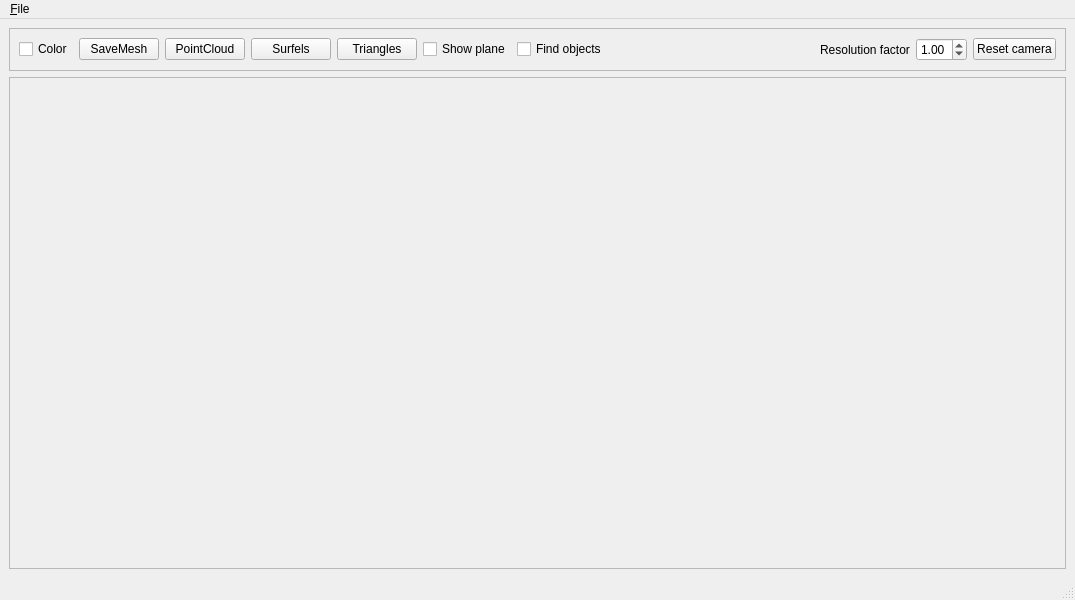
<?xml version="1.0" encoding="UTF-8"?>
<ui version="4.0">
 <class>View3DWindow</class>
 <widget class="QMainWindow" name="View3DWindow">
  <property name="geometry">
   <rect>
    <x>0</x>
    <y>0</y>
    <width>1075</width>
    <height>600</height>
   </rect>
  </property>
  <property name="windowTitle">
   <string>3D View</string>
  </property>
  <widget class="QWidget" name="centralwidget">
   <layout class="QVBoxLayout" name="verticalLayout">
    <item>
     <widget class="QFrame" name="frame">
      <property name="sizePolicy">
       <sizepolicy hsizetype="Preferred" vsizetype="Fixed">
        <horstretch>0</horstretch>
        <verstretch>0</verstretch>
       </sizepolicy>
      </property>
      <property name="frameShape">
       <enum>QFrame::StyledPanel</enum>
      </property>
      <property name="frameShadow">
       <enum>QFrame::Raised</enum>
      </property>
      <layout class="QHBoxLayout" name="horizontalLayout">
       <item>
        <widget class="QCheckBox" name="colorMappingCheckBox">
         <property name="text">
          <string>Color</string>
         </property>
        </widget>
       </item>
       <item>
        <widget class="QPushButton" name="saveMeshPushButton">
         <property name="text">
          <string>SaveMesh</string>
         </property>
        </widget>
       </item>
       <item>
        <widget class="QPushButton" name="pointCloudPushButton">
         <property name="text">
          <string>PointCloud</string>
         </property>
        </widget>
       </item>
       <item>
        <widget class="QPushButton" name="surfelsPushButton">
         <property name="text">
          <string>Surfels</string>
         </property>
        </widget>
       </item>
       <item>
        <widget class="QPushButton" name="trianglePushButton">
         <property name="text">
          <string>Triangles</string>
         </property>
        </widget>
       </item>
       <item>
        <widget class="QCheckBox" name="showPlaneCheckBox">
         <property name="text">
          <string>Show plane</string>
         </property>
        </widget>
       </item>
       <item>
        <widget class="QCheckBox" name="findObjectsCheckBox">
         <property name="text">
          <string>Find objects</string>
         </property>
        </widget>
       </item>
       <item>
        <spacer name="horizontalSpacer">
         <property name="orientation">
          <enum>Qt::Horizontal</enum>
         </property>
         <property name="sizeHint" stdset="0">
          <size>
           <width>40</width>
           <height>20</height>
          </size>
         </property>
        </spacer>
       </item>
       <item>
        <widget class="QLabel" name="label">
         <property name="text">
          <string>Resolution factor</string>
         </property>
        </widget>
       </item>
       <item>
        <widget class="QDoubleSpinBox" name="resolutionFactorSpinBox">
         <property name="minimum">
          <double>0.100000000000000</double>
         </property>
         <property name="maximum">
          <double>4.000000000000000</double>
         </property>
         <property name="singleStep">
          <double>0.100000000000000</double>
         </property>
         <property name="value">
          <double>1.000000000000000</double>
         </property>
        </widget>
       </item>
       <item>
        <widget class="QPushButton" name="resetCamera">
         <property name="text">
          <string>Reset camera</string>
         </property>
        </widget>
       </item>
      </layout>
     </widget>
    </item>
    <item>
     <widget class="QFrame" name="frame_2">
      <property name="frameShape">
       <enum>QFrame::StyledPanel</enum>
      </property>
      <property name="frameShadow">
       <enum>QFrame::Raised</enum>
      </property>
      <layout class="QHBoxLayout" name="horizontalLayout_2">
       <item>
        <widget class="ntk::MeshViewer" name="mesh_view" native="true">
         <property name="minimumSize">
          <size>
           <width>1037</width>
           <height>468</height>
          </size>
         </property>
        </widget>
       </item>
      </layout>
     </widget>
    </item>
   </layout>
  </widget>
  <widget class="QMenuBar" name="menubar">
   <property name="geometry">
    <rect>
     <x>0</x>
     <y>0</y>
     <width>1075</width>
     <height>25</height>
    </rect>
   </property>
   <widget class="QMenu" name="menu_File">
    <property name="title">
     <string>&amp;File</string>
    </property>
   </widget>
   <addaction name="menu_File"/>
  </widget>
  <widget class="QStatusBar" name="statusbar"/>
 </widget>
 <customwidgets>
  <customwidget>
   <class>ntk::MeshViewer</class>
   <extends>QWidget</extends>
   <header location="global">ntk/mesh/mesh_viewer.h</header>
   <container>1</container>
  </customwidget>
 </customwidgets>
 <resources/>
 <connections/>
</ui>
